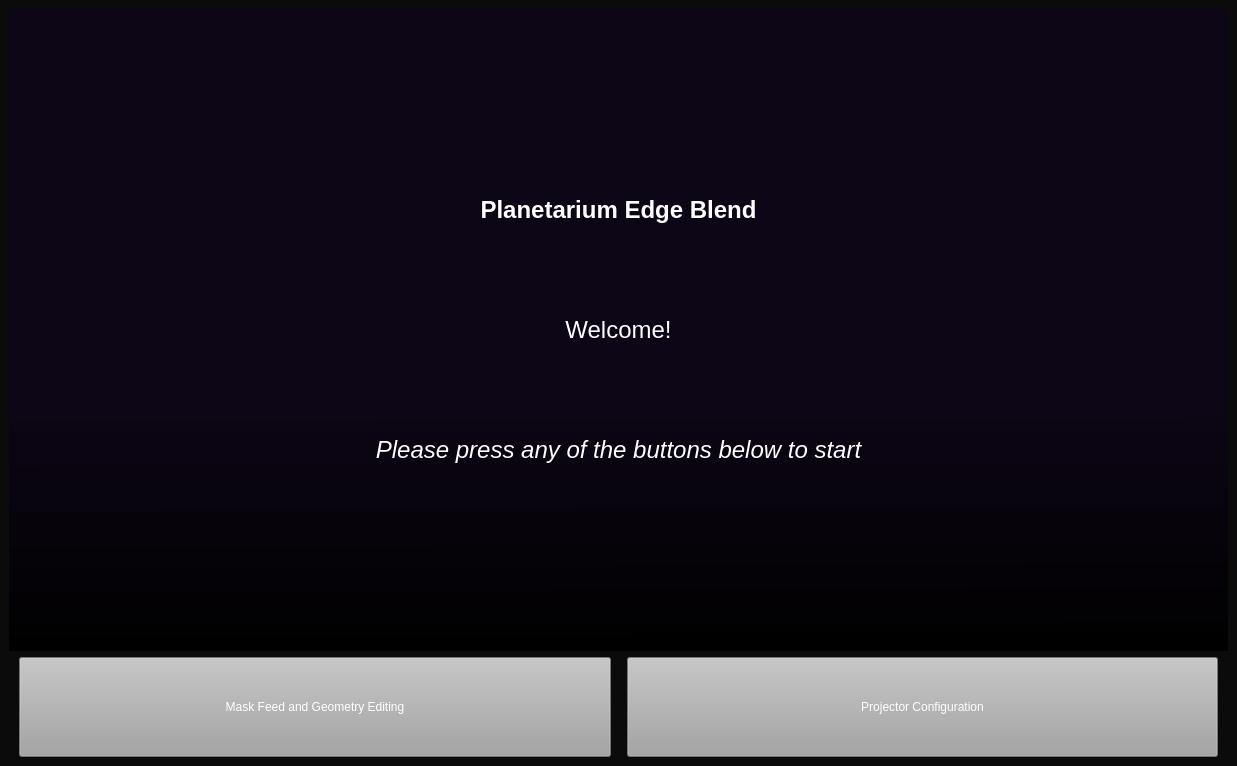
<?xml version="1.0" encoding="UTF-8"?>
<ui version="4.0">
 <class>MainWindow</class>
 <widget class="QMainWindow" name="MainWindow">
  <property name="enabled">
   <bool>true</bool>
  </property>
  <property name="geometry">
   <rect>
    <x>0</x>
    <y>0</y>
    <width>1237</width>
    <height>766</height>
   </rect>
  </property>
  <property name="minimumSize">
   <size>
    <width>0</width>
    <height>0</height>
   </size>
  </property>
  <property name="baseSize">
   <size>
    <width>1531</width>
    <height>900</height>
   </size>
  </property>
  <property name="windowTitle">
   <string>MainWindow</string>
  </property>
  <property name="styleSheet">
   <string notr="true">color: rgb(255, 255, 255);
background-color: rgb(11, 11, 11);</string>
  </property>
  <property name="documentMode">
   <bool>false</bool>
  </property>
  <widget class="QWidget" name="centralwidget">
   <layout class="QGridLayout" name="gridLayout_2">
    <item row="0" column="0">
     <layout class="QGridLayout" name="gridLayout">
      <item row="0" column="0">
       <widget class="QLabel" name="label">
        <property name="minimumSize">
         <size>
          <width>600</width>
          <height>300</height>
         </size>
        </property>
        <property name="styleSheet">
         <string notr="true">background-color: qlineargradient(spread:pad, x1:0.506, y1:0, x2:0.511, y2:1, stop:0.613636 rgba(13, 6, 22, 255), stop:1 rgba(0, 0, 0, 255));</string>
        </property>
        <property name="text">
         <string>&lt;html&gt;&lt;head/&gt;&lt;body&gt;&lt;p align=&quot;center&quot;&gt;&lt;span style=&quot; font-size:18pt; font-weight:600; color:#ffffff;&quot;&gt;Planetarium Edge Blend&lt;/span&gt;&lt;/p&gt;&lt;p align=&quot;center&quot;&gt;&lt;span style=&quot; color:#ffffff;&quot;&gt;&lt;br/&gt;&lt;/span&gt;&lt;/p&gt;&lt;p align=&quot;center&quot;&gt;&lt;span style=&quot; color:#ffffff;&quot;&gt;&lt;br/&gt;&lt;/span&gt;&lt;/p&gt;&lt;p align=&quot;center&quot;&gt;&lt;span style=&quot; font-size:18pt; color:#ffffff;&quot;&gt;Welcome!&lt;/span&gt;&lt;/p&gt;&lt;p align=&quot;center&quot;&gt;&lt;span style=&quot; color:#ffffff;&quot;&gt;&lt;br/&gt;&lt;/span&gt;&lt;/p&gt;&lt;p align=&quot;center&quot;&gt;&lt;span style=&quot; color:#ffffff;&quot;&gt;&lt;br/&gt;&lt;/span&gt;&lt;/p&gt;&lt;p align=&quot;center&quot;&gt;&lt;span style=&quot; font-size:18pt; font-style:italic; color:#ffffff;&quot;&gt;Please press any of the buttons below to start&lt;/span&gt;&lt;/p&gt;&lt;/body&gt;&lt;/html&gt;</string>
        </property>
       </widget>
      </item>
      <item row="1" column="0">
       <layout class="QVBoxLayout" name="switch_window_buttons_layout_1">
        <item>
         <layout class="QHBoxLayout" name="switch_window_buttons_layout_2">
          <item>
           <spacer name="horizontalSpacer_3">
            <property name="orientation">
             <enum>Qt::Horizontal</enum>
            </property>
            <property name="sizeType">
             <enum>QSizePolicy::Fixed</enum>
            </property>
            <property name="sizeHint" stdset="0">
             <size>
              <width>10</width>
              <height>20</height>
             </size>
            </property>
           </spacer>
          </item>
          <item>
           <widget class="QPushButton" name="MaskFeedGeometryEdit_btn">
            <property name="minimumSize">
             <size>
              <width>400</width>
              <height>100</height>
             </size>
            </property>
            <property name="styleSheet">
             <string notr="true">QPushButton {
background-color: rgb(162, 162, 162);
color: &quot;black&quot;
}

QPushButton:hover {
background-color: rgb(38, 186, 255);
}

QPushButton:pressed {
	background-color: rgb(19, 92, 126);
}</string>
            </property>
            <property name="text">
             <string>Mask Feed and Geometry Editing</string>
            </property>
            <attribute name="buttonGroup">
             <string notr="true">buttonGroup</string>
            </attribute>
           </widget>
          </item>
          <item>
           <spacer name="horizontalSpacer">
            <property name="orientation">
             <enum>Qt::Horizontal</enum>
            </property>
            <property name="sizeType">
             <enum>QSizePolicy::Fixed</enum>
            </property>
            <property name="sizeHint" stdset="0">
             <size>
              <width>10</width>
              <height>20</height>
             </size>
            </property>
           </spacer>
          </item>
          <item>
           <widget class="QPushButton" name="ProjectorConfig_btn">
            <property name="minimumSize">
             <size>
              <width>400</width>
              <height>100</height>
             </size>
            </property>
            <property name="styleSheet">
             <string notr="true">QPushButton {
background-color: rgb(162, 162, 162);
color: &quot;Black&quot;
}

QPushButton:hover {
background-color: rgb(38, 186, 255);
}

QPushButton:pressed {
	background-color: rgb(19, 92, 126);
}</string>
            </property>
            <property name="text">
             <string>Projector Configuration</string>
            </property>
            <attribute name="buttonGroup">
             <string notr="true">buttonGroup</string>
            </attribute>
           </widget>
          </item>
          <item>
           <spacer name="horizontalSpacer_2">
            <property name="orientation">
             <enum>Qt::Horizontal</enum>
            </property>
            <property name="sizeType">
             <enum>QSizePolicy::Fixed</enum>
            </property>
            <property name="sizeHint" stdset="0">
             <size>
              <width>10</width>
              <height>20</height>
             </size>
            </property>
           </spacer>
          </item>
         </layout>
        </item>
       </layout>
      </item>
     </layout>
    </item>
   </layout>
  </widget>
  <action name="Add_Projector_action">
   <property name="text">
    <string>Add Projector</string>
   </property>
  </action>
  <action name="Remove_Projector_action">
   <property name="text">
    <string>Remove Projector</string>
   </property>
  </action>
 </widget>
 <resources/>
 <connections/>
 <buttongroups>
  <buttongroup name="buttonGroup"/>
 </buttongroups>
</ui>
